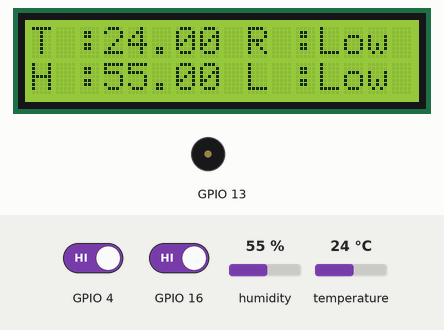
This sketch was run on a simulated ESP32. On the bench: 16×2 character LCD, buzzer (waves = sounding). Inputs (shaded band) come from the test bench; at power-on: GPIO 16 HIGH, GPIO 4 HIGH, humidity 55 %, temperature 24 °C. WiFi joins after 1.5 s; servers stay silent unless stated; what the sketch prints to the serial monitor is not drawn.

Above: at 3.0 s.
3.1 s: GPIO 16 driven LOW
At 3.6 s:
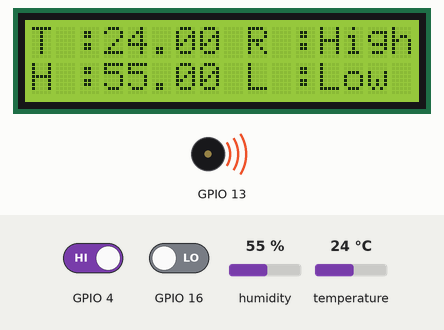
4.6 s: GPIO 4 driven LOW
At 5.2 s:
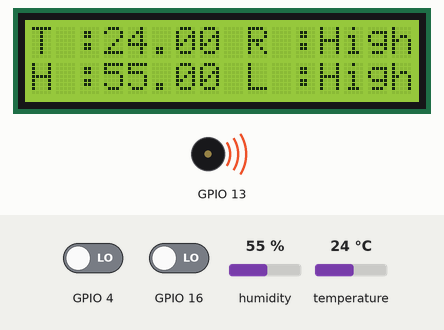
6.1 s: GPIO 16 driven HIGH
At 6.5 s:
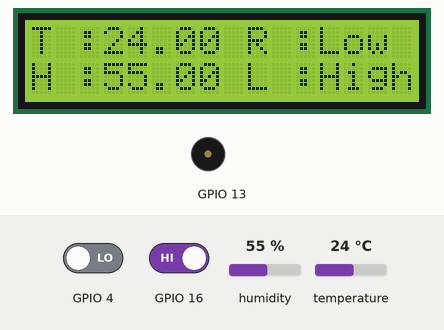
7.7 s: humidity set to 22 %
At 9.2 s:
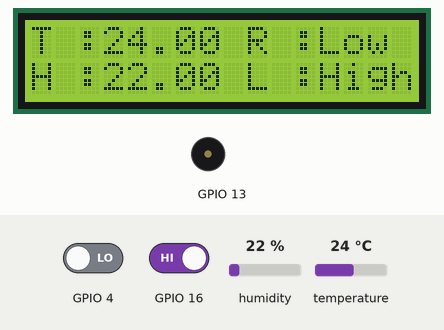
9.5 s: temperature set to 12 °C
At 10.8 s:
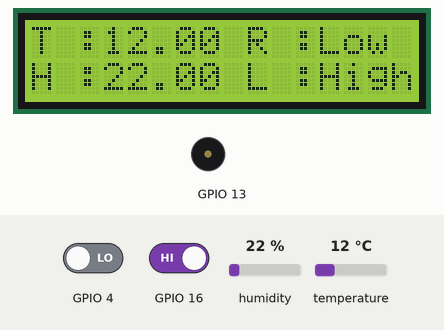
11.5 s: GPIO 4 driven HIGH
At 12.0 s:
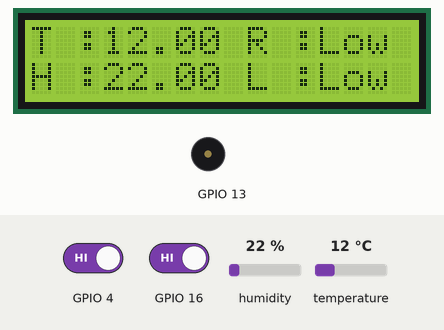
Timing chart, 0 to 14.0 s (numbered marks = the images above; inputs shaded):
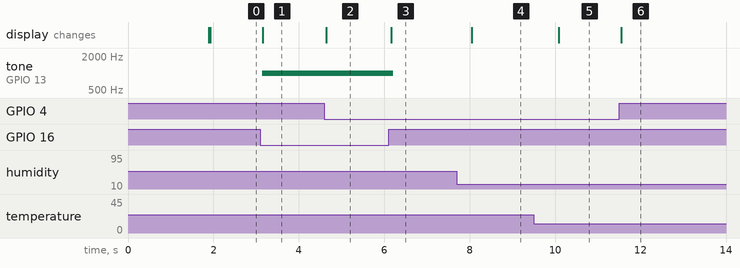

Measured:
- after the input at 3.1 s, tone on GPIO 13: silent → 1000 Hz at once; the display: changes after 0.06 s (image 1)
- after the input at 4.6 s, the display: changes at once (image 2)
- after the input at 6.1 s, tone on GPIO 13: 1000 Hz → silent after 0.11 s; the display: changes after 0.06 s (image 3)
- after the input at 7.7 s, the display: changes after 0.35 s (image 4)
- after the input at 9.5 s, the display: changes after 0.58 s (image 5)
- after the input at 11.5 s, the display: changes after 0.05 s (image 6)

The sketch:

main.ino
```cpp
#define BLYNK_PRINT Serial
#define BLYNK_TEMPLATE_ID "TMPLZIejHIF7"
#define BLYNK_DEVICE_NAME "ESP32 blynk temprature 1 input"

#include <WiFi.h>
#include <WiFiClient.h>
#include <BlynkSimpleEsp32.h>
#include <DHT.h>
#include <LiquidCrystal_I2C.h>

#define BLYNK_AUTH_TOKEN "LLreBv2Pj7mia766zH1Jg5_VtRSLpGyR"

DHT dht(2, DHT11); //(sensor pin,sensor type)
LiquidCrystal_I2C lcd(0x27, 16, 2);
BlynkTimer timer;

char auth[] = "LLreBv2Pj7mia766zH1Jg5_VtRSLpGyR";
char ssid[] = "ROMORA_ITS";
char pass[] = "daffa123"; // Jika tidak menggunakan password kosongkan ""

TaskHandle_t Task1;
TaskHandle_t Task2;


void setup() {
  Serial.begin(9600);
  Blynk.begin(auth, ssid, pass);
  dht.begin();
  lcd.begin();
  pinMode(13,OUTPUT);

  xTaskCreatePinnedToCore(
                    Task1code,
                    "Task1",
                    10000,
                    NULL,
                    1,
                    &Task1,
                    0);

   xTaskCreatePinnedToCore(
                    Task2code,
                    "Task2",
                    10000,
                    NULL,
                    1,
                    &Task2,
                    1);
}

void Task1code( void * pvParameters ){
  for(;;){
  float h = dht.readHumidity();
  float t = dht.readTemperature();
  bool l = digitalRead(4);
  bool hujan = digitalRead(16);

    if (l == 0) {
    lcd.setCursor(9, 1);
    lcd.print("L :");
    lcd.print("High");
    lcd.print(" ");
  } else if (l == 1) {
    lcd.setCursor(9, 1);
    lcd.print("L :");
    lcd.print("Low");
    lcd.print(" ");
  }

    if (hujan == 0) {
    lcd.setCursor(9, 0);
    lcd.print("R :");
    lcd.print("High");
    lcd.print(" ");
    tone(13, 1000, 100);
  } else if (hujan == 1) {
    Blynk.virtualWrite(V3, 0);
    lcd.setCursor(9, 0);
    lcd.print("R :");
    lcd.print("Low");
    lcd.print(" ");
  }

  lcd.setCursor(0, 0);
  lcd.print("T :");
  lcd.print(t);

  lcd.setCursor(0, 1);
  lcd.print("H :");
  lcd.print(h);

  }
}

void Task2code( void * pvParameters ){

  for(;;){
  float h1 = dht.readHumidity();
  float t1 = dht.readTemperature();
  bool l1 = digitalRead(4);
  bool hujan1 = digitalRead(16);

  Blynk.virtualWrite(V0, t1);
  Blynk.virtualWrite(V1, h1);

    if (l1 == 0) {
    Blynk.virtualWrite(V2, 1);

  } else if (l1 == 1) {
    Blynk.virtualWrite(V2, 0);

  }

    if (hujan1 == 0) {
    Blynk.virtualWrite(V3, 1);

  } else if (hujan1 == 1) {
    Blynk.virtualWrite(V3, 0);
  }

  Serial.println(t1);
  Serial.println(h1);
  Serial.println(l1);
  Serial.println(hujan1);

  }
}

void loop() {
  Blynk.run();
  timer.run();
}
```
